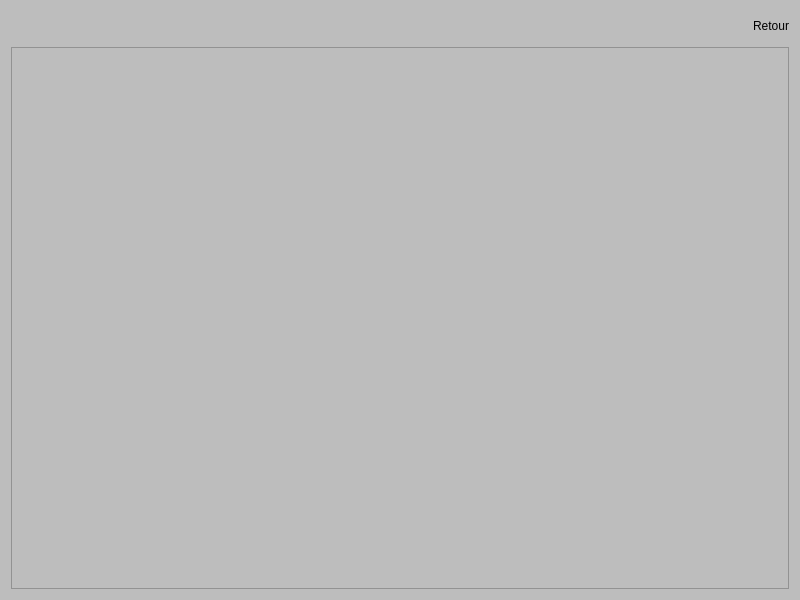
<?xml version="1.0" encoding="UTF-8"?>
<ui version="4.0">
 <class>GpioControlPage</class>
 <widget class="QWidget" name="GpioControlPage">
  <property name="geometry">
   <rect>
    <x>0</x>
    <y>0</y>
    <width>800</width>
    <height>600</height>
   </rect>
  </property>
  <property name="styleSheet">
   <string notr="true">QWidget { background-color: rgb(189,189,189); }</string>
  </property>
  <layout class="QVBoxLayout" name="verticalLayout">
   <item>
    <layout class="QHBoxLayout" name="topLayout">
     <item>
      <spacer name="horizontalSpacer">
       <property name="orientation">
        <enum>Qt::Horizontal</enum>
       </property>
       <property name="sizeHint" stdset="0">
        <size>
         <width>40</width>
         <height>20</height>
        </size>
       </property>
      </spacer>
     </item>
     <item>
      <widget class="QPushButton" name="buttonBack">
       <property name="minimumSize">
        <size>
         <width>30</width>
         <height>30</height>
        </size>
       </property>
       <property name="styleSheet">
        <string notr="true">QPushButton { border:none; }</string>
       </property>
       <property name="text">
        <string>Retour</string>
       </property>
      </widget>
     </item>
    </layout>
   </item>
   <item>
    <widget class="QScrollArea" name="scrollArea">
     <property name="widgetResizable">
      <bool>true</bool>
     </property>
     <widget class="QWidget" name="scrollAreaWidgetContents">
      <property name="geometry">
       <rect>
        <x>0</x>
        <y>0</y>
        <width>780</width>
        <height>560</height>
       </rect>
      </property>
      <layout class="QGridLayout" name="gridLayout"/>
     </widget>
    </widget>
   </item>
  </layout>
 </widget>
 <resources>
  <include location="resources.qrc"/>
 </resources>
 <connections/>
</ui>
